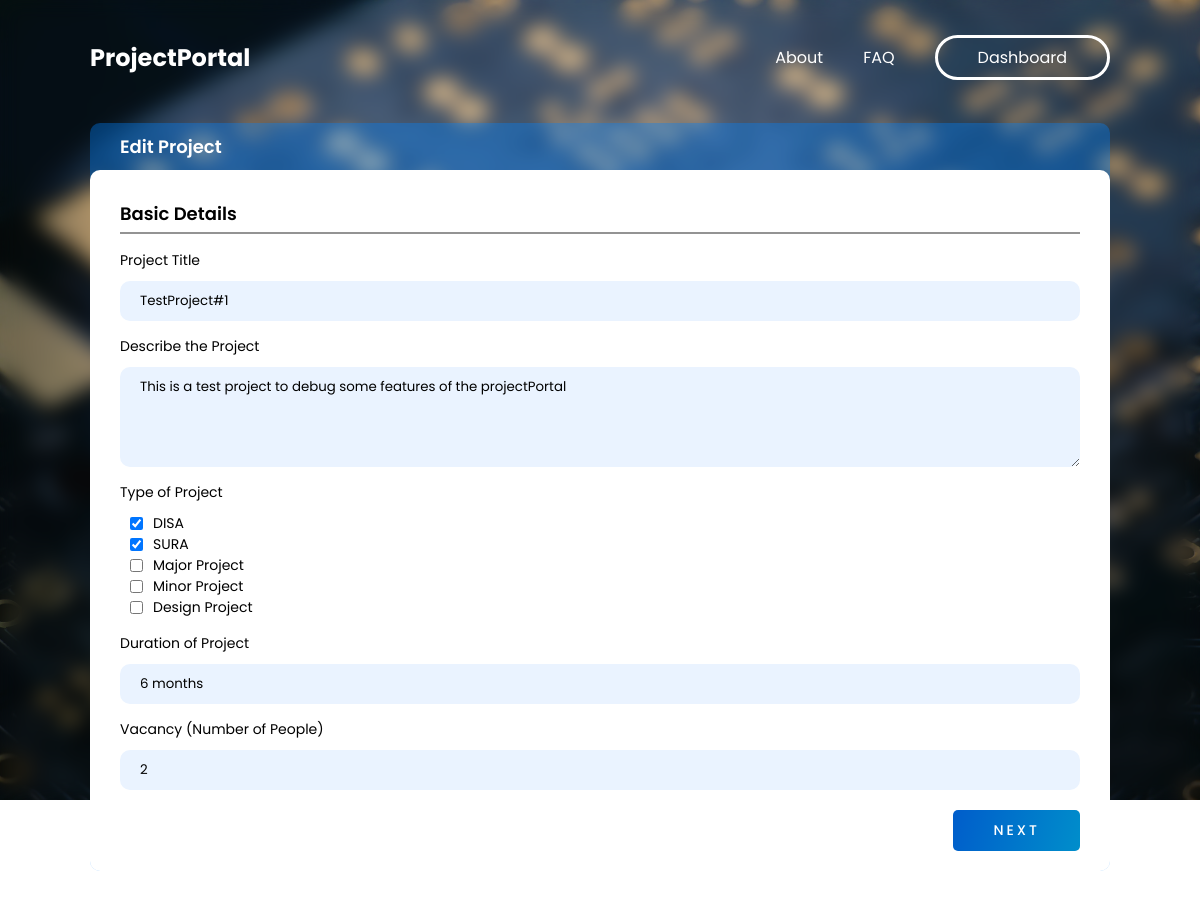
The app's page /projects/44/edit/ (signed in), older data.
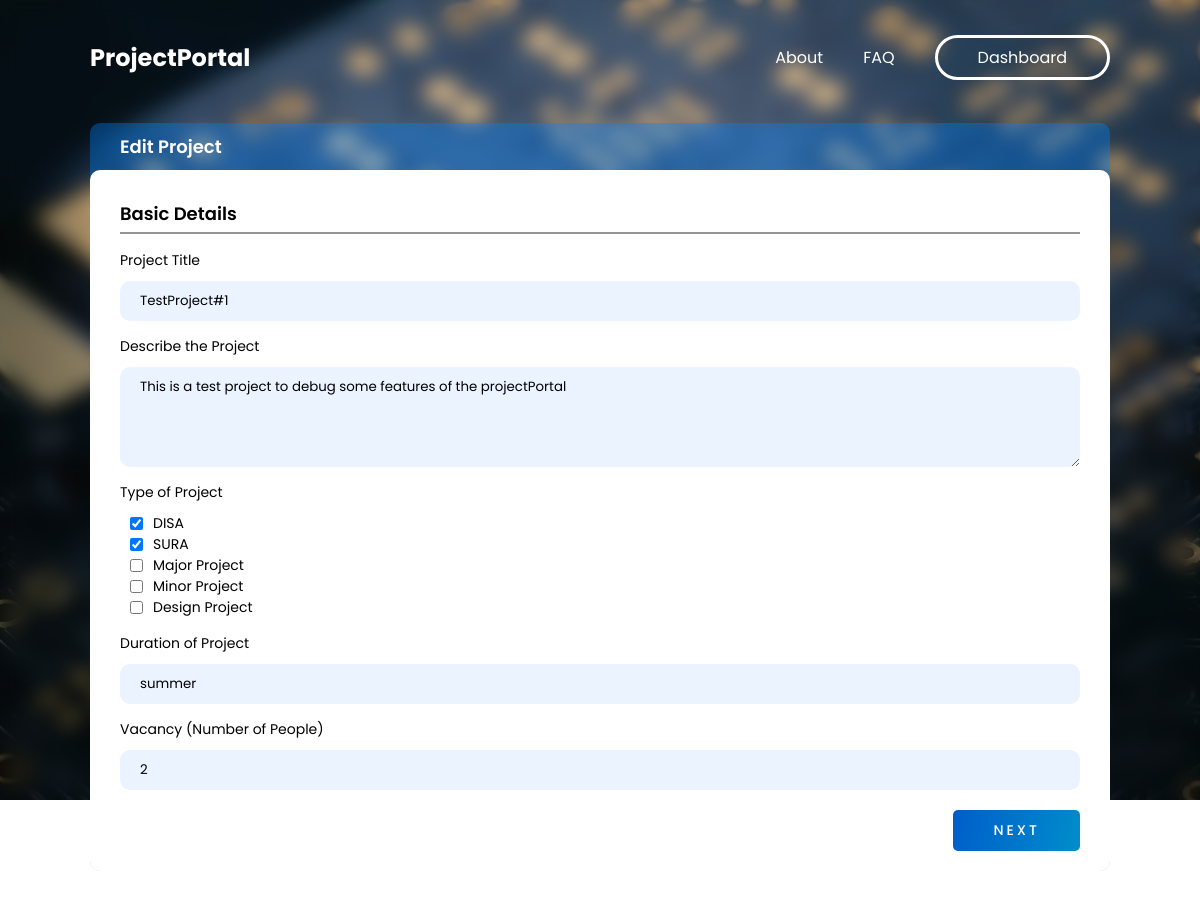
The same page, newer data.
### portal/models.py (models this page shows, shortened)
class Project(models.Model):
    class Category(models.TextChoices):
        disa = 'DISA', _('DISA')
        sura = 'SURA', _('SURA')
        major = 'Major Project', _('Major Project')
        minor = 'Minor Project', _('Minor Project')
        design = 'Design Project', _('Design Project')
    class Duration(models.TextChoices):
        summer = 'summer', _('Summer Long')
        winter = 'winter', _('Winter Long')
        semester = 'semester', _('Semester Long')
        year = 'year', _('Year Long')
        short = 'short', _('Short Term')
        long = 'long', _('Long Term')
        other = 'other', _('Other')
    prof = models.ForeignKey("Professor",  on_delete=models.CASCADE, null=True)
    title = models.CharField(max_length=100)
    description = models.TextField()
    cpi = models.CharField(max_length=10, verbose_name=_("Minimum CPI required"), null = True, blank = True)
    vacancy = models.PositiveSmallIntegerField()
    min_year = models.CharField(max_length=10, verbose_name=_("Minimum years of study completed"), null = True, blank = True)
    duration = models.CharField(max_length=50, choices=Category.choices ,null = True, blank = True)
    learning_outcome = models.TextField()
    prereq = models.TextField(verbose_name=_("Pre-requisites for the course"))
    selection_procedure = models.TextField()
    tags = models.ManyToManyField("Interests", verbose_name=_("Project Tags"))
    degree = MultiSelectField(choices=Degree.choices, null=True, blank=True)
    project_type = MultiSelectField(choices=Duration.choices, null=True, blank=True)
    is_paid = models.BooleanField(_("Funding available?"), default=False)
    release_date = models.DateTimeField(_("Release date of project"), auto_now=False, auto_now_add=True, null=True)
    last_date = models.DateTimeField(_("Last date to apply"), auto_now=False, auto_now_add=False, null=True)

### portal/views.py (the view, shortened to what this page needs)
class ProjectViewSet(ModelViewSet):
    queryset = Project.objects.all()
    serializer_class = ProjectSerializer
    filter_backends = [filters.DjangoFilterBackend]
    filterset_class = ProjectFilter
    @method_decorator(login_required)
    @action(detail=True, methods=['GET'],url_name='edit-project', url_path='edit')
    def edit(self, request, pk=None):
        project = self.get_object()
        if(project.prof.user != request.user):
            return Response(403)
        serializer = self.get_serializer(project, many=False)
        interest_text = ', '.join([it['research_field'] for it in serializer.data['tags']])
        return render(request, template_name='project-form.html',context={'project' : serializer.data, 'project_types' : Project.Category.choices, 'degrees': Degree.choices, 'interest_text': interest_text})

### portal/serializers.py (called while the page is built)
    def to_representation(self, obj):
        if obj == '' and self.allow_blank:
            return obj
        return self._choices[obj]

### templates/project-form.html (shortened to what this page needs)
{% extends 'bg-base.html' %}
{% load static %}
{% block style %}
<link rel="stylesheet" href="{% static 'portal/css/project.css' %}">
<link rel="stylesheet" href="https://cdnjs.cloudflare.com/ajax/libs/jquery-modal/0.9.1/jquery.modal.min.css" />
<link rel="stylesheet" href="{% static 'portal/css/modal.css' %}">
{% endblock style %}
{% block content %}
<div class=" project-container">
    {% if project.id is None %}
    <div class="project-header">Create new Project</div>
    {% else %}
    <div class="project-header">Edit Project</div>
    {% endif %}
    <div class="project-main">
        {% if project.id is None %}
        <form id="projectForm" action="{% url 'project-list' %}">
            {% else %}
            <form id="projectForm" action="{% url 'project-detail' project.id %}">
                {% endif %}
                <div class="form-section" id="basic-section">
                    <legend class="section-heading">Basic Details</legend>
                    <label for="title">Project Title </label>
                    <input type="text" name="title" id="title" value="{{project.title}}" required>
                    <label for="description">Describe the Project</label>
                    <textarea name="description" id="description" cols="30" rows="4" required>{{project.description}}</textarea>
                    <label for="project_type">Type of Project</label>
                    {% for ptype in project_types %}
                    <span class="check-label">
                        {% if ptype.1 in project.project_type %}
                        <input type="checkbox" name="project_type" id="{{ptype.1}}" value="{{ptype.1}}" checked="true">
                        {% else %}
                        <input type="checkbox" name="project_type" id="{{ptype.1}}" value="{{ptype.1}}">
                        {% endif %}
                        {{ptype.1}}
                    </span>
                    {% endfor %}
                    <label for="duration">Duration of Project</label>
                    <input type="text" name="duration" id="duration" value="{{project.duration}}" required>
                    <label for="vacancy">Vacancy (Number of People)</label>
                    <input type="number" name="vacancy" id="vacancy" value="{{project.vacancy}}" required>
                    <div class="action-container">
                        <button class="btn wide-text" data-target="elig-section" type="button">NEXT</button>
                    </div>
                </div>
            </form>
    </div>
</div>
{% endblock content %}

Row changes from the older to the newer data that the page shows:
changed Project "TestProject#1": duration "6 months" → "summer"
